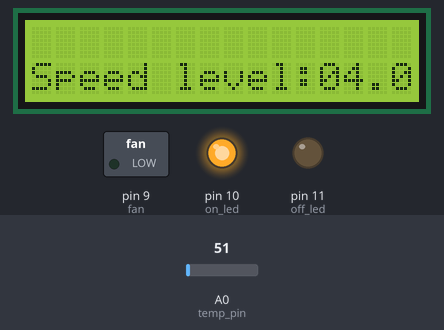
Recording of a sketch running on a simulated Arduino Uno, built with avr-gcc and run on an emulated ATmega328P. On the bench: 16×2 character LCD, switched loads named in the sketch (green lamp = pin HIGH), output pins drawn as LEDs (lit = HIGH). The test bench sets the inputs (shaded band); at power-on: A0 (temp_pin) = 51. What the sketch prints to the serial monitor is not drawn.

Above: at 1.2 s.
1.3 s: A0 (temp_pin) set to 57
At 2.7 s:
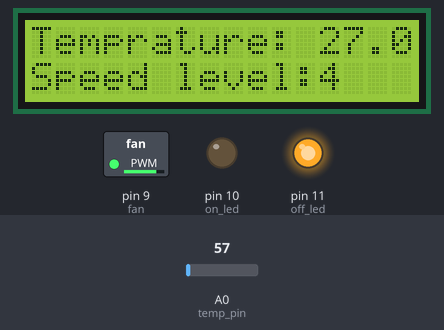
6.0 s: A0 (temp_pin) set to 30
At 7.2 s:
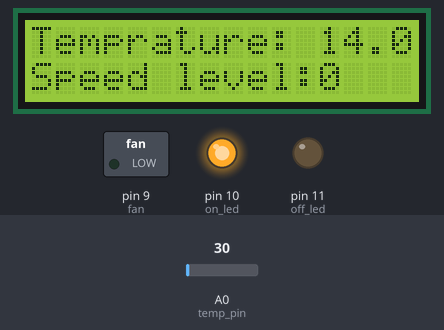
11.0 s: A0 (temp_pin) set to 15
At 12.9 s:
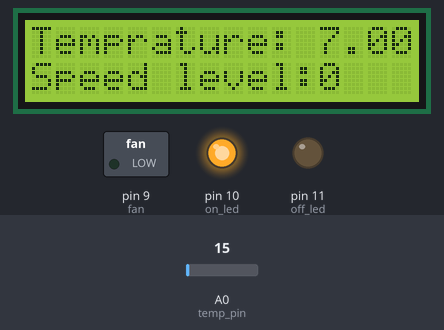
Timing chart, 0 to 14.4 s (numbered marks = the images above; inputs shaded):
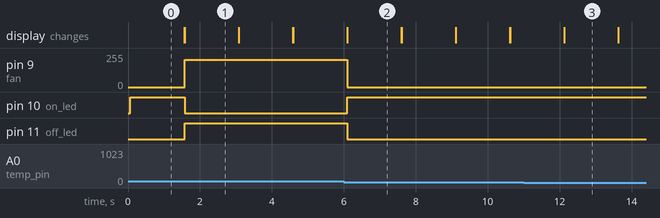

Measured:
- the behaviour switches between 53 and 54 on A0 (temp_pin) (found by bisection; images 0 and 1)
- after the input at 1.3 s, pin 9 (fan): 0/255 → 204/255 after 0.27 s; pin 10 (on_led): HIGH → LOW after 0.27 s; pin 11 (off_led): LOW → HIGH after 0.27 s
- after the input at 6.0 s, pin 9 (fan): 204/255 → 0/255 after 0.09 s; pin 10 (on_led): LOW → HIGH after 0.09 s; pin 11 (off_led): HIGH → LOW after 0.09 s; the display: first differs from a run without the input after 0.10 s (image 2)
- after the input at 11.0 s, the display: first differs from a run without the input after 1.1 s (image 3)
- what the display in image 1 shows lasts 1.5 s, from 1.6 s to 3.1 s

The sketch:

project.ino
```cpp
#include<LiquidCrystal.h>
LiquidCrystal lcd(2,3,4,5,6,7);
int temp_pin= A0; //output pin of temprature sensor lm35
int fan= 9; //fan pin
int on_led= 10;  //red led pin
int off_led= 11; //green led pin
float temp;
int mintemp=25; //temp where the fan starts
int maxtemp=40; //temp when the fan speed is at highest speed
float fan_speed;
int fan_lcd;
int dt=1500;
int avg= (maxtemp-mintemp)/5;


void setup()
{
  // put your setup code here, to run once:
  pinMode(fan, OUTPUT);
  pinMode(off_led, OUTPUT);
  pinMode(on_led, OUTPUT);
  lcd.begin(16,2);
  lcd.setCursor(0,1);
  Serial.begin(9600);
}

void loop()
{
  // put your main code here, to run repeatedly:

  temp= readTemp(); //get the temprature from the surrounding
  Serial.print(temp);
  if(temp<mintemp)
  {
    fan_speed=0;
    analogWrite(fan, fan_speed);
    fan_lcd=0;
    digitalWrite(fan,LOW);
    digitalWrite(on_led, HIGH);
    digitalWrite(off_led, LOW);
  }
  if((temp>mintemp)&&(temp<=mintemp+avg))
  {
    fan_speed=51;
    analogWrite(fan, fan_speed);
    fan_lcd=1;
    digitalWrite(on_led, LOW);
    digitalWrite(off_led, HIGH);
  }
  if((temp>mintemp)&&(temp<=mintemp+((avg)*2)))
  {
    fan_speed=102;
    analogWrite(fan, fan_speed);
    fan_lcd=2;
    digitalWrite(on_led, LOW);
    digitalWrite(off_led, HIGH);
  }
  if((temp>mintemp)&&(temp<=mintemp+((avg)*3)))
  {
    fan_speed=153;
    analogWrite(fan, fan_speed);
    fan_lcd=3;
    digitalWrite(on_led, LOW);
    digitalWrite(off_led, HIGH);
  }
  if((temp>mintemp)&&(temp<=mintemp+((avg)*4)))
  {
    fan_speed=204;
    analogWrite(fan, fan_speed);
    fan_lcd=4;
    digitalWrite(on_led, LOW);
    digitalWrite(off_led, HIGH);
  }
  if(temp>mintemp+((avg)*4))
  {
    fan_speed=255;
    analogWrite(fan, fan_speed);
    fan_lcd=5;
    digitalWrite(on_led, LOW);
    digitalWrite(off_led, HIGH);
  }
  lcd.print("Temprature: ");
  lcd.print(temp);
  lcd.print("C");
  lcd.setCursor(0,1);

  lcd.print("Speed level:");
  lcd.print(fan_lcd);

  delay(dt);
  lcd.clear();
}

int readTemp()  // get the temperature and convert it to celsius
{  temp = analogRead(temp_pin);
  return (temp * 0.48828125);
}
```
